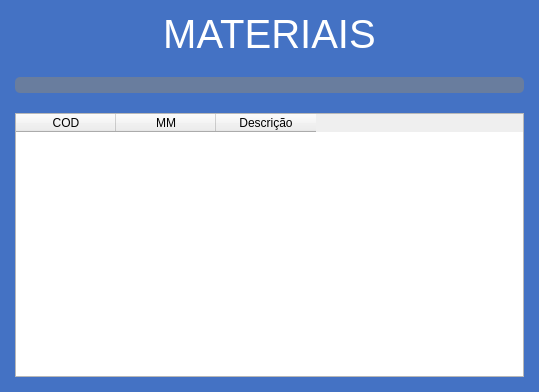
<?xml version="1.0" encoding="UTF-8"?>
<ui version="4.0">
 <class>Form</class>
 <widget class="QWidget" name="Form">
  <property name="geometry">
   <rect>
    <x>0</x>
    <y>0</y>
    <width>539</width>
    <height>392</height>
   </rect>
  </property>
  <property name="windowTitle">
   <string>Cadastros</string>
  </property>
  <property name="styleSheet">
   <string notr="true">QWidget#Form{
background-color: rgb(68, 114, 196);
}
QLabel{
	color: rgb(255, 255, 255);
}
QLineEdit{
	border-radius: 5px;
	background-color: rgba(255, 170, 0, 50);
	color: rgb(255, 255, 255)
}
QLineEdit:focus{
	border-radius: 5px;
	background-color: rgba(255, 170, 0, 50);
	color: rgb(255, 255, 255);
	border: 1px solid rgb(255, 255, 255)
}</string>
  </property>
  <layout class="QHBoxLayout" name="horizontalLayout" stretch="0">
   <property name="spacing">
    <number>20</number>
   </property>
   <property name="leftMargin">
    <number>15</number>
   </property>
   <property name="rightMargin">
    <number>15</number>
   </property>
   <property name="bottomMargin">
    <number>15</number>
   </property>
   <item>
    <layout class="QVBoxLayout" name="verticalLayout">
     <item>
      <widget class="QLabel" name="lb_material">
       <property name="font">
        <font>
         <pointsize>30</pointsize>
        </font>
       </property>
       <property name="text">
        <string>MATERIAIS</string>
       </property>
       <property name="alignment">
        <set>Qt::AlignCenter</set>
       </property>
      </widget>
     </item>
     <item>
      <widget class="QLineEdit" name="txt_material"/>
     </item>
     <item>
      <widget class="QTableWidget" name="tableWidget">
       <property name="editTriggers">
        <set>QAbstractItemView::NoEditTriggers</set>
       </property>
       <property name="selectionBehavior">
        <enum>QAbstractItemView::SelectRows</enum>
       </property>
       <column>
        <property name="text">
         <string>COD</string>
        </property>
       </column>
       <column>
        <property name="text">
         <string>MM</string>
        </property>
       </column>
       <column>
        <property name="text">
         <string>Descrição</string>
        </property>
       </column>
      </widget>
     </item>
    </layout>
   </item>
  </layout>
 </widget>
 <resources/>
 <connections/>
</ui>
